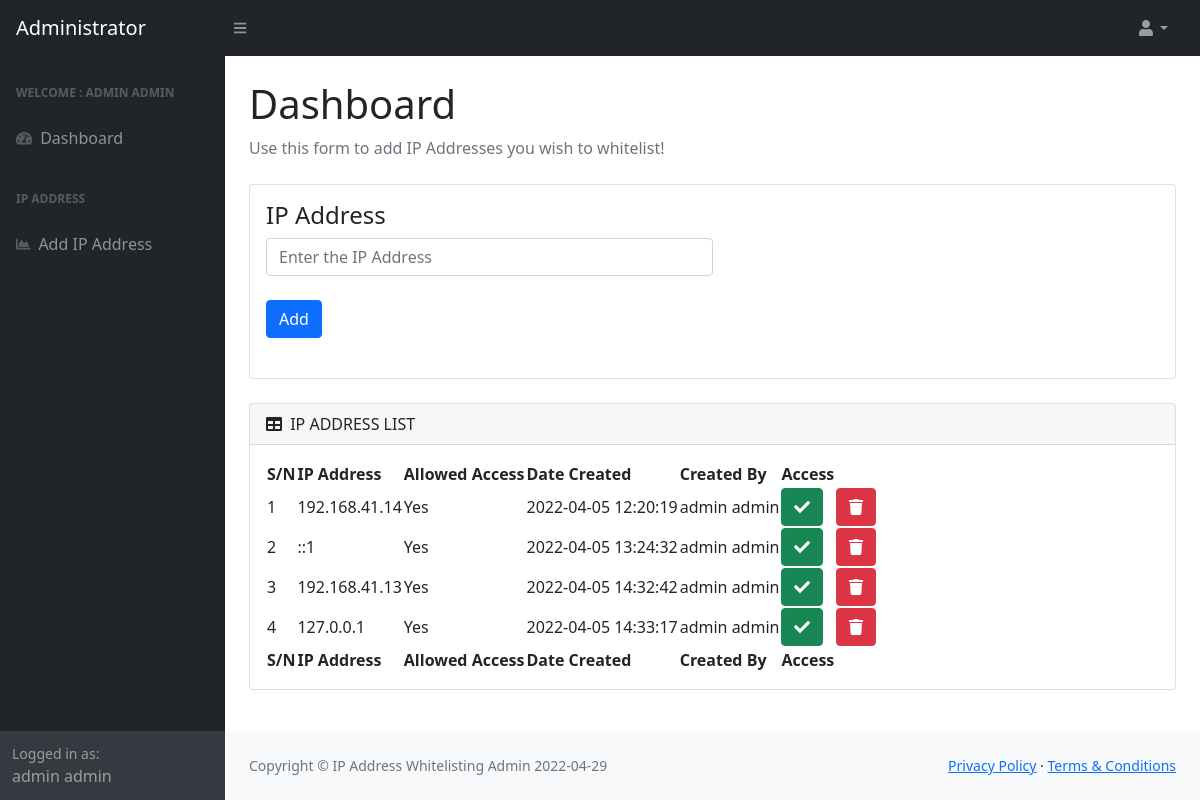
The app's page /admin/ipaddress.php (signed in) with its own data.
### tables this page shows
CREATE TABLE `ipaddress_tbl` (
  `id` int(10) NOT NULL,
  `ipaddress` varchar(255) NOT NULL,
  `isAllowed` varchar(255) NOT NULL,
  `dateCreated` varchar(255) NOT NULL,
  `createdBy` varchar(255) NOT NULL
);

CREATE TABLE `admin_tbl` (
  `id` int(10) NOT NULL,
  `firstName` varchar(255) NOT NULL,
  `lastName` varchar(255) NOT NULL,
  `emailAddress` varchar(255) NOT NULL,
  `password` varchar(255) NOT NULL,
  `dateCreated` varchar(255) NOT NULL
);

### admin/ipaddress.php (the view, shortened to what this page needs)
<?php include('ipaddress_action.php');?>
<!DOCTYPE html>
<html lang="en">
<?php include('head.php');?>
    <body class="sb-nav-fixed">
    <?php include('navbar.php');?>
        <div id="layoutSidenav">
            <div id="layoutSidenav_nav">
            <?php include('sidebar.php');?>
            </div>
            <div id="layoutSidenav_content">
                <main>
                    <div class="container-fluid px-4">
                        <h1 class="mt-4">Dashboard</h1>
                        <ol class="breadcrumb mb-4">
                            <li class="breadcrumb-item active">Use this form to add IP Addresses you wish to whitelist!</li>
                        </ol>
                        <div class="row">
                        <div class="col-lg-12 mb-4">
                        <div class="card">
                            <div class="card-body">
                                <h4 class="card-title">IP Address</h4>
                                <div class="basic-form">
                                    <form method="post">
                                    <div class="col-lg-6  mb-4">
                                        <input type="text" name="ipaddress" id="ipaddress" required class="form-control" placeholder="Enter the IP Address">
                                    </div>
                                    <div class="col-lg-6  mb-4">
                                    <input class="btn btn-primary" type="submit" name="action" id="action" onclick="return ValidateIPaddress()" value="Add" />
                                    </div>
                                    </form>
                                </div>
                            </div>
                        </div>
                    </div>
                        </div>
                        <div class="card mb-4">
                            <div class="card-header">
                                <i class="fas fa-table me-1"></i>
                                IP ADDRESS LIST
                            </div>
                            <div class="card-body">
                                <table id="datatablesSimple">
                                    <thead>
                                        <tr>
                                            <th>S/N</th>
                                            <th>IP Address</th>
                                            <th>Allowed Access</th>
                                            <th>Date Created</th>
                                            <th>Created By</th>
                                            <th>Access</th>
                                            <th></th>
                                        </tr>
                                    </thead>
                                    <tfoot>
                                        <tr>
                                        <th>S/N</th>
                                            <th>IP Address</th>
                                            <th>Allowed Access</th>
                                            <th>Date Created</th>
                                            <th>Created By</th>
                                            <th>Access</th>
                                            <th></th>
                                        </tr>
                                    </tfoot>
                                    <tbody>
                                    <?php
                                        $cnt = 1;
                                        $que=mysqli_query($con,"SELECT  ipaddress_tbl.id,ipaddress_tbl.ipaddress,ipaddress_tbl.dateCreated,
                                        ipaddress_tbl.isAllowed,admin_tbl.firstName,admin_tbl.lastName
                                        from ipaddress_tbl
                                        INNER JOIN admin_tbl ON admin_tbl.id = ipaddress_tbl.createdBy");
                                        while ($row=mysqli_fetch_array($que)) {
                                        ?>
                                        <tr>
                                            <td><?php echo $cnt;?></td>
                                            <td><?php echo $row['ipaddress'];?></td>
                                            <td><?php echo $row['isAllowed'];?></td>
                                            <td><?php echo $row['dateCreated'];?></td>
                                            <td><?php echo $row['firstName'].' '.$row['lastName'];?></td>
                                            <td><a href="?editid=<?php echo $row['id'];?>" onclick="return confirm('Are you sure you want to change the status?');" class="btn btn-success"><i class="fa fa-check"></i></a></td>
                                            <td><a href="?delid=<?php echo $row['id'];?>" onclick="return confirm('Are you sure you want to delete this item?');" class="btn btn-danger"><i class="fa fa-trash"></i></a></td>
                                        </tr>
                                        <?php
                                            $cnt=$cnt+1;
                                        }
                                    ?>
                                    </tbody>
                                </table>
                            </div>
                        </div>
                    </div>
                </main>
                <?php include('footer.php');?>
            </div>
        </div>
    </body>
</html>

### records on screen
ipaddress_tbl: ipaddress "192.168.41.14", isAllowed "Yes", dateCreated "2022-04-05 12:20:19", admin_tbl.firstName "admin", admin_tbl.lastName "admin"
ipaddress_tbl: ipaddress "::1", isAllowed "Yes", dateCreated "2022-04-05 13:24:32", admin_tbl.firstName "admin", admin_tbl.lastName "admin"
ipaddress_tbl: ipaddress "192.168.41.13", isAllowed "Yes", dateCreated "2022-04-05 14:32:42", admin_tbl.firstName "admin", admin_tbl.lastName "admin"
ipaddress_tbl: ipaddress "127.0.0.1", isAllowed "Yes", dateCreated "2022-04-05 14:33:17", admin_tbl.firstName "admin", admin_tbl.lastName "admin"

### other values on screen
$_SESSION['admin_fullname'] "ADMIN ADMIN"
$_SESSION['admin_fullname'] "admin admin"
